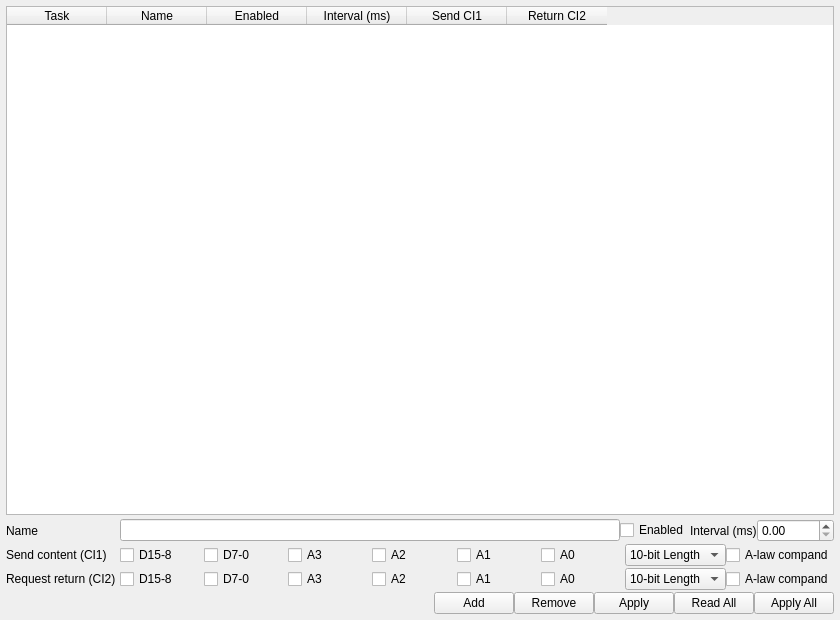
<?xml version="1.0" encoding="UTF-8"?>
<ui version="4.0">
 <class>TaskTablePage</class>
 <widget class="QWidget" name="TaskTablePage">
  <property name="geometry">
   <rect>
    <x>0</x>
    <y>0</y>
    <width>840</width>
    <height>620</height>
   </rect>
  </property>
  <layout class="QVBoxLayout" name="layoutMain">
   <property name="spacing">
    <number>4</number>
   </property>
   <property name="leftMargin">
    <number>6</number>
   </property>
   <property name="topMargin">
    <number>6</number>
   </property>
   <property name="rightMargin">
    <number>6</number>
   </property>
   <property name="bottomMargin">
    <number>6</number>
   </property>
   <item>
    <widget class="QTableWidget" name="tableTasks">
     <property name="sizePolicy">
      <sizepolicy hsizetype="Expanding" vsizetype="Expanding">
       <horstretch>0</horstretch>
       <verstretch>1</verstretch>
      </sizepolicy>
     </property>
     <property name="columnCount">
      <number>6</number>
     </property>
     <column>
      <property name="text">
       <string>Task</string>
      </property>
     </column>
     <column>
      <property name="text">
       <string>Name</string>
      </property>
     </column>
     <column>
      <property name="text">
       <string>Enabled</string>
      </property>
     </column>
     <column>
      <property name="text">
       <string>Interval (ms)</string>
      </property>
     </column>
     <column>
      <property name="text">
       <string>Send CI1</string>
      </property>
     </column>
     <column>
      <property name="text">
       <string>Return CI2</string>
      </property>
     </column>
    </widget>
   </item>
   <item>
    <layout class="QFormLayout" name="formEditor">
     <property name="verticalSpacing">
      <number>2</number>
     </property>
     <item row="0" column="0">
      <widget class="QLabel" name="lblTaskName">
       <property name="text">
        <string>Name</string>
       </property>
      </widget>
     </item>
     <item row="0" column="1">
      <layout class="QHBoxLayout" name="hlName">
       <item>
        <widget class="QLineEdit" name="editTaskName">
         <property name="placeholderText">
          <string/>
         </property>
        </widget>
       </item>
       <item>
        <widget class="QCheckBox" name="chkTaskEna">
         <property name="text">
          <string>Enabled</string>
         </property>
        </widget>
       </item>
       <item>
        <widget class="QLabel" name="lblTaskInterval">
         <property name="text">
          <string>Interval (ms)</string>
         </property>
        </widget>
       </item>
       <item>
        <widget class="QDoubleSpinBox" name="spinTaskInterval">
         <property name="decimals">
          <number>2</number>
         </property>
         <property name="maximum">
          <double>10922.000000000000000</double>
         </property>
        </widget>
       </item>
      </layout>
     </item>
     <item row="1" column="0">
      <widget class="QLabel" name="lblCi1">
       <property name="text">
        <string>Send content (CI1)</string>
       </property>
      </widget>
     </item>
     <item row="1" column="1">
      <layout class="QHBoxLayout" name="hlCi1">
       <item>
        <widget class="QCheckBox" name="chk1Dh">
         <property name="text">
          <string>D15-8</string>
         </property>
        </widget>
       </item>
       <item>
        <widget class="QCheckBox" name="chk1Dl">
         <property name="text">
          <string>D7-0</string>
         </property>
        </widget>
       </item>
       <item>
        <widget class="QCheckBox" name="chk1A3">
         <property name="text">
          <string>A3</string>
         </property>
        </widget>
       </item>
       <item>
        <widget class="QCheckBox" name="chk1A2">
         <property name="text">
          <string>A2</string>
         </property>
        </widget>
       </item>
       <item>
        <widget class="QCheckBox" name="chk1A1">
         <property name="text">
          <string>A1</string>
         </property>
        </widget>
       </item>
       <item>
        <widget class="QCheckBox" name="chk1A0">
         <property name="text">
          <string>A0</string>
         </property>
        </widget>
       </item>
       <item>
        <widget class="QComboBox" name="combo1Word">
         <item>
          <property name="text">
           <string>10-bit Length</string>
          </property>
         </item>
         <item>
          <property name="text">
           <string>8-bit Length</string>
          </property>
         </item>
        </widget>
       </item>
       <item>
        <widget class="QCheckBox" name="chk1Comp">
         <property name="text">
          <string>A-law compand</string>
         </property>
        </widget>
       </item>
      </layout>
     </item>
     <item row="2" column="0">
      <widget class="QLabel" name="lblCi2">
       <property name="text">
        <string>Request return (CI2)</string>
       </property>
      </widget>
     </item>
     <item row="2" column="1">
      <layout class="QHBoxLayout" name="hlCi2">
       <item>
        <widget class="QCheckBox" name="chk2Dh">
         <property name="text">
          <string>D15-8</string>
         </property>
        </widget>
       </item>
       <item>
        <widget class="QCheckBox" name="chk2Dl">
         <property name="text">
          <string>D7-0</string>
         </property>
        </widget>
       </item>
       <item>
        <widget class="QCheckBox" name="chk2A3">
         <property name="text">
          <string>A3</string>
         </property>
        </widget>
       </item>
       <item>
        <widget class="QCheckBox" name="chk2A2">
         <property name="text">
          <string>A2</string>
         </property>
        </widget>
       </item>
       <item>
        <widget class="QCheckBox" name="chk2A1">
         <property name="text">
          <string>A1</string>
         </property>
        </widget>
       </item>
       <item>
        <widget class="QCheckBox" name="chk2A0">
         <property name="text">
          <string>A0</string>
         </property>
        </widget>
       </item>
       <item>
        <widget class="QComboBox" name="combo2Word">
         <property name="currentText">
          <string>10-bit Length</string>
         </property>
         <item>
          <property name="text">
           <string>10-bit Length</string>
          </property>
         </item>
         <item>
          <property name="text">
           <string>8-bit Length</string>
          </property>
         </item>
        </widget>
       </item>
       <item>
        <widget class="QCheckBox" name="chk2Comp">
         <property name="text">
          <string>A-law compand</string>
         </property>
        </widget>
       </item>
      </layout>
     </item>
     <item row="3" column="1">
      <layout class="QHBoxLayout" name="hlTaskBtns">
       <property name="sizeConstraint">
        <enum>QLayout::SetMinimumSize</enum>
       </property>
       <item>
        <spacer name="spacerTask">
         <property name="orientation">
          <enum>Qt::Horizontal</enum>
         </property>
         <property name="sizeHint" stdset="0">
          <size>
           <width>40</width>
           <height>20</height>
          </size>
         </property>
        </spacer>
       </item>
       <item>
        <widget class="QPushButton" name="btnTaskAdd">
         <property name="maximumSize">
          <size>
           <width>84</width>
           <height>16777215</height>
          </size>
         </property>
         <property name="text">
          <string>Add</string>
         </property>
        </widget>
       </item>
       <item>
        <widget class="QPushButton" name="btnTaskRemove">
         <property name="maximumSize">
          <size>
           <width>84</width>
           <height>16777215</height>
          </size>
         </property>
         <property name="text">
          <string>Remove</string>
         </property>
        </widget>
       </item>
       <item>
        <widget class="QPushButton" name="btnTaskRowApply">
         <property name="maximumSize">
          <size>
           <width>84</width>
           <height>16777215</height>
          </size>
         </property>
         <property name="text">
          <string>Apply</string>
         </property>
        </widget>
       </item>
       <item>
        <widget class="QPushButton" name="btnTasksRead">
         <property name="maximumSize">
          <size>
           <width>84</width>
           <height>16777215</height>
          </size>
         </property>
         <property name="text">
          <string>Read All</string>
         </property>
        </widget>
       </item>
       <item>
        <widget class="QPushButton" name="btnTasksWrite">
         <property name="maximumSize">
          <size>
           <width>84</width>
           <height>16777215</height>
          </size>
         </property>
         <property name="text">
          <string>Apply All</string>
         </property>
        </widget>
       </item>
      </layout>
     </item>
    </layout>
   </item>
  </layout>
 </widget>
 <resources/>
 <connections/>
</ui>
